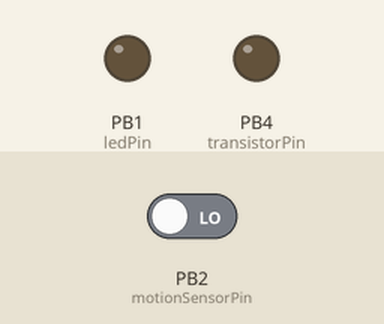
This sketch was run on a simulated ATtiny85, built with avr-gcc and run on an emulated ATtiny85. Parts: output pins drawn as LEDs (lit = HIGH). The inputs (shaded band) are chosen by the test bench; at power-on: PB2 (motionSensorPin) LOW.

Above: at 1.2 s.
1.3 s: PB2 (motionSensorPin) driven HIGH
At 1.6 s:
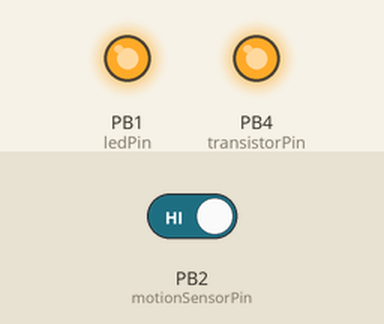
Timing chart, 0 to 4.3 s (numbered marks = the images above; inputs shaded):
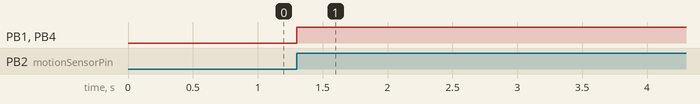

Measured:
- after the input at 1.3 s, PB1 (ledPin), PB4 (transistorPin): LOW → HIGH at once

The sketch:

catwd.ino
```cpp
// Define pin connections
const int motionSensorPin = 2; // Pin connected to SR602 output
const int transistorPin = 4;   // Pin connected to transistor base
const int ledPin = 1;         // Pin connected to onboard LED
const int activeTimeSec = 300; // Active time in seconds
const int coolDownSec = 120;   // Cooldown time in seconds
void setup() {
    // Initialize the motion sensor pin as an input
    pinMode(motionSensorPin, INPUT);

    // Initialize the transistor pin as an output
    pinMode(transistorPin, OUTPUT);

    // Initialize the onboard LED pin as an output
    pinMode(ledPin, OUTPUT);
    // Ensure the transistor is off initially
    digitalWrite(transistorPin, LOW);
    // Ensure the onboard LED is off initially
    digitalWrite(ledPin, LOW);
}


void loop() {
    // Read the state of the motion sensor
    int motionDetected = digitalRead(motionSensorPin);

    // If motion is detected, activate the transistor
    if (motionDetected == HIGH) {

        // activate transistor and led
        digitalWrite(ledPin, HIGH);
        digitalWrite(transistorPin, HIGH);
        cdel(activeTimeSec);

        // deactivate transistor and enter a cooldown and turn off led
        digitalWrite(ledPin, LOW);
        digitalWrite(transistorPin, LOW);
        cdel(coolDownSec);
        int motionDetected = digitalRead(motionSensorPin);
    }


    // Small delay to debounce the sensor reading
    delay(100);
}


void cdel(int sec) {
    // Delay in the attiny85 is a bit fucked, it seems like only can handle delays up to 30 seconds or 30000 ms otherwise becomes infinite
    // so i need to use a for and stop using numbers so big, second try: changed ms to s so i need 2 delays of 30 secconds per minute
    for (int i = 0; i < sec; i++) {
        delay(1000);
    }
    //worked at second try, according to a real clock 60 seconds in code are aprox 58 seconds in real life
}
```
